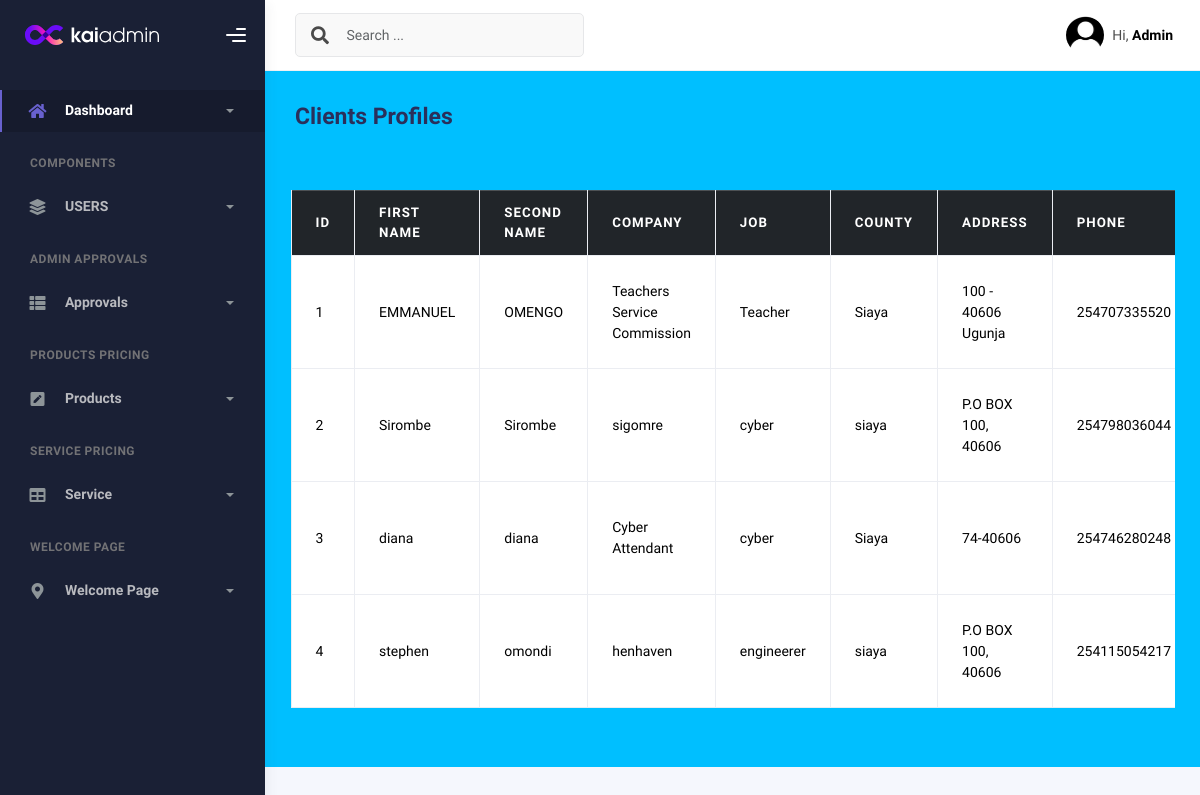
Page /users_profile (signed in) on the earlier database version.
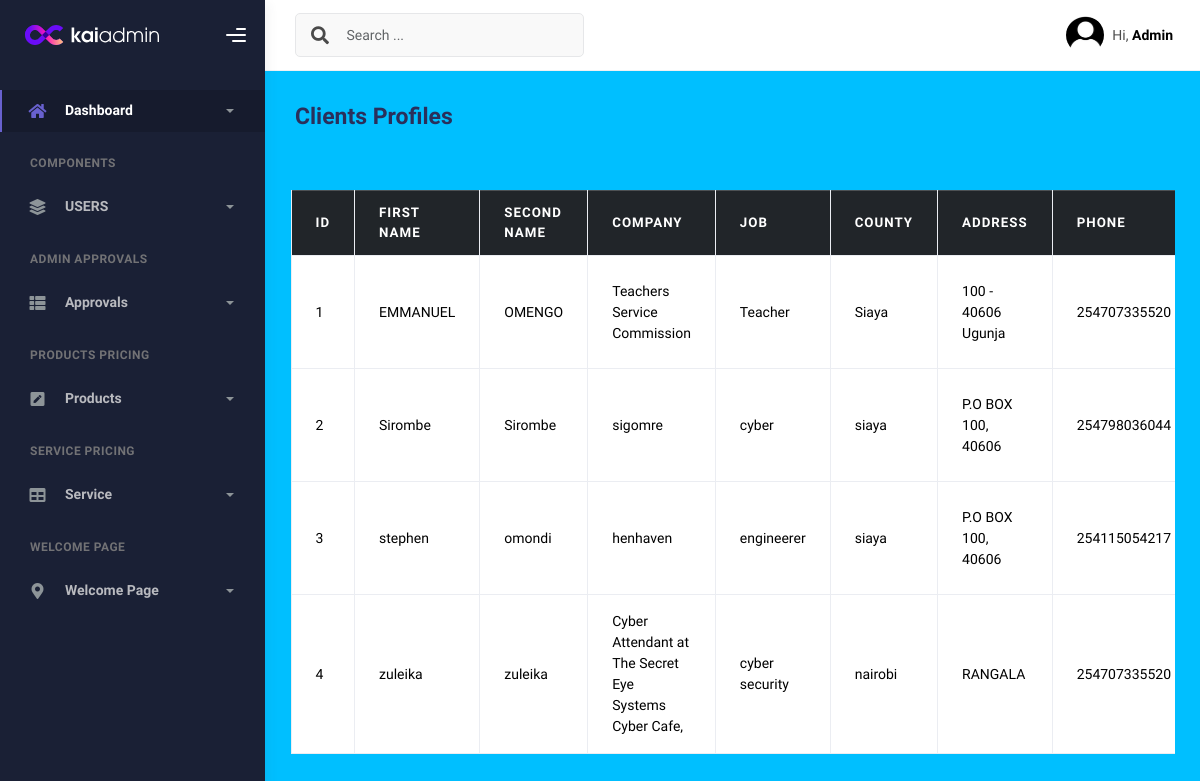
Same page on the later database version.
### admins/models.py (models this page shows, shortened)
class userprofile(models.Model):
    fname = models.CharField(max_length=20, null=False, blank=False)
    lname = models.CharField(max_length=20, null=False, blank=False)
    company = models.CharField(max_length=100, null=False, blank=False)
    job = models.CharField(max_length=100, null=False, blank=False)
    county = models.CharField(max_length=20, null=False, blank=False)
    address = models.CharField(max_length=200, null=False, blank=False)
    phone = models.IntegerField()
    email = models.EmailField()
    p_photo = models.ImageField(upload_to="uploads/profile", default="uploads/profile/profile.jpg")

### custom_admin/views.py (the view)
# urls.py: path('users_profile', views.users_profile, name='users_profile'),
@staff_member_required()
def users_profile(request):
    users = userprofile.objects.all()
    return render(request, 'admincustom/userprofile.html', {'users': users})

### custom_admin/templates/admincustom/userprofile.html (shortened to what the changed rows need)
{% load static %}
<!DOCTYPE html>
<html lang="en">
<head>
    <link href="https://cdn.jsdelivr.net/npm/bootstrap-icons/font/bootstrap-icons.css" rel="stylesheet">
    <link href="https://cdn.jsdelivr.net/npm/bootstrap@5.3.0-alpha3/dist/css/bootstrap.min.css" rel="stylesheet">
    <link href="https://cdn.jsdelivr.net/npm/bootstrap@5.3.2/dist/css/bootstrap.min.css" rel="stylesheet">
    <link href="https://cdn.jsdelivr.net/npm/bootstrap@5.3.3/dist/css/bootstrap.min.css" rel="stylesheet"
>
    <link rel="stylesheet" href="{% static 'assets/css/bootstrap.min.css' %}"/>
    <link rel="stylesheet" href="{% static 'assets/css/plugins.min.css' %}"/>
    <link rel="stylesheet" href="{% static 'assets/css/kaiadmin.min.css' %}"/>
</head>
<body>
<div class="wrapper">
    <div class="main-panel">
        <div class="container" style="background-color: deepskyblue">
            <div class="page-inner">
                <div class="row">
                    <div class="container my-4">
                        <div class="table-responsive">
                            <table class="table table-bordered table-hover">
                                <thead class="table-dark">
                                <tr>
                                    <th>ID</th>
                                    <th>First Name</th>
                                    <th>Second Name</th>
                                    <th>Company</th>
                                    <th>Job</th>
                                    <th>County</th>
                                    <th>Address</th>
                                    <th>Phone</th>
                                </tr>
                                </thead>
                                {% for use in users %}
                                    <tbody>
                                    <tr>
                                        <td>{{ forloop.counter }}</td>
                                        <td>{{ use.fname }}</td>
                                        <td>{{ use.lname }}</td>
                                        <td>{{ use.company }}</td>
                                        <td>{{ use.job }}</td>
                                        <td>{{ use.county }}</td>
                                        <td>{{ use.address }}</td>
                                        <td>{{ use.phone }}</td>
                                    </tr>
                                    </tbody>{% endfor %}
                            </table>
                        </div>
                    </div>
                </div>
            </div>
</body>
</html>

Differences in the rows shown:
removed userprofile: fname "diana", lname "diana", company "Cyber Attendant", job "cyber", county "Siaya", address "74-40606", phone "254746280248"
added userprofile: fname "zuleika", lname "zuleika", company "Cyber Attendant at The Secret Eye Systems Cyber Cafe,", job "cyber security", county "nairobi", address "RANGALA", phone "254707335520"
